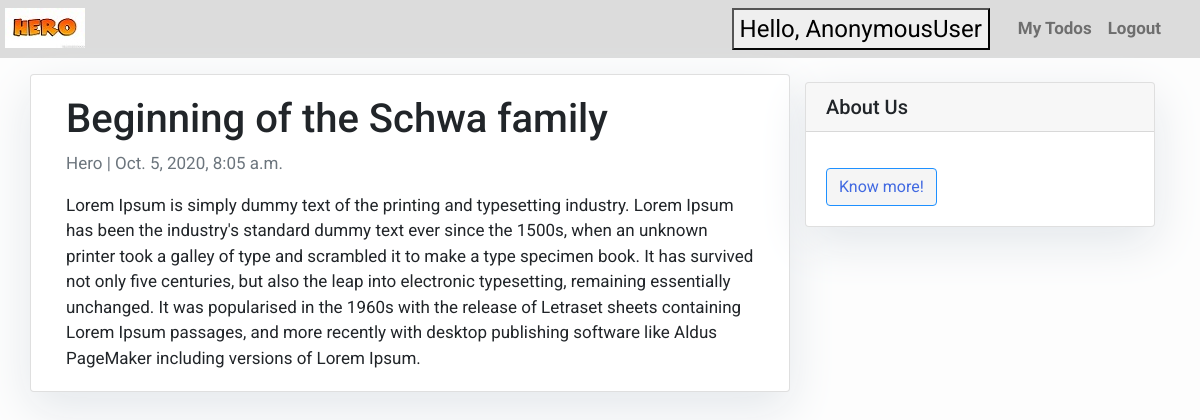
The app's page /Schwa/ with its own data.
### MyApp/models.py (models this page shows, shortened)
class Post(models.Model):
    title = models.CharField(max_length=200, unique=True)
    slug = models.SlugField(max_length=200, unique=True)
    author = models.ForeignKey(User, on_delete= models.CASCADE,related_name='blog_posts')
    updated_on = models.DateTimeField(auto_now= True)
    content = models.TextField()
    created_on = models.DateTimeField(auto_now_add=True)
    status = models.IntegerField(choices=STATUS, default=0)
    class Meta:
        ordering = ['-created_on']

### MyApp/views.py (the view)
# urls.py: path('<slug:slug>/', views.PostDetail.as_view(), name='post_detail'),
class PostDetail(generic.DetailView):
    model = Post
    template_name = 'post_detail.html'

### Template/post_detail.html
{% extends 'base2.html' %} {% block content %}
<div class="container">
  <div class="row">
    <div class="col-md-8 card mb-4  mt-3 left  top">
      <div class="card-body">
        <h1>{% block title %} {{ object.title }} {% endblock title %}</h1>
        <p class=" text-muted">{{ post.author }} | {{ post.created_on }}</p>
        <p class="card-text ">{{ object.content | safe }}</p>
      </div>
    </div>
    {% block sidebar %} {% include 'sidebar.html' %} {% endblock sidebar %}
  </div>
</div>
{% endblock content %}

### Template/base2.html (shortened to what this page needs)
<!DOCTYPE html>
{% load static%}
<html>
    <head>
        <link rel="stylesheet" href="https://maxcdn.bootstrapcdn.com/bootstrap/4.0.0/css/bootstrap.min.css"
 />
    </head>
    <body>
        <nav class="navbar navbar-expand-lg navbar-light" style="background: #DCDCDC" id="mainNav">
            <div class="container-fluid">
                <div class="collapse navbar-collapse" id="navbarResponsive">
                    <ul class="navbar-nav ml-auto">
                         <li class="nav-item active" id="img">
                            <a href="{% url 'LandingPage' %}"><img style="left:5px; position: absolute;"
                                                                   src="{% static 'images/logo.jpg' %}"></a>
                         </li>
                        <span style="color:black; font-size:24px; margin-right:20px; font-weight: bold; ">
                        <button>Hello, {{request.user}}</button></span>
                          <li class="nav-item text-black">
                            <a class="nav-link text-black font-weight-bold" href="{% url 'Index' %}">My Todos</a>
                        </li>
                        <li class="nav-item text-black">
                            <a class="nav-link text-black font-weight-bold" href="{% url 'Logout' %}">Logout</a>
                        </li>
                    </ul>
                </div>
            </div>
        </nav>
        {% block content %}{% endblock content %}
        </body>
</html>

### Template/sidebar.html (shortened to what this page needs)
{% block sidebar %}
<div class="col-md-4 float-right ">
<div class="card my-4">
        <h5 class="card-header">About Us</h5>
    <div class="card-body">
        <a href="{% url 'AboutUs' %}"
           class="btn btn-danger">Know more!</a>
    </div>
</div>
</div>
{% endblock sidebar %}

### Template/base2.html (style rules this page uses)
body { font-family: "Roboto", sans-serif; font-size: 17px; background-color: #fdfdfd; }
.btn-danger { color: #4169E1; background-color: #F5F5F5; border-color: #1E90FF; }

### Template/sidebar.html (style rules this page uses)
.card { box-shadow: 0 16px 48px #E3E7EB; }

### records on screen
Post: title "Beginning of the Schwa family", author "Hero", created_on "Oct. 5, 2020, 8:05 a.m.", content "Lorem Ipsum is simply dummy text of the printing and typesetting industry. Lorem Ipsum has been the industry's standard dummy text ever since the 1500s, when an unknown printer took a galley of type and scrambled it to make a type specimen book. It has survived not only five centuries, but also the leap into electronic typesetting, remaining essentially unchanged. It was popularised in the 1960s with the release of Letraset sheets containing Lorem Ipsum passages, and more recently with desktop publishing software like Aldus PageMaker including versions of Lorem Ipsum."

### other values on screen
{{ request.user }} "AnonymousUser"
